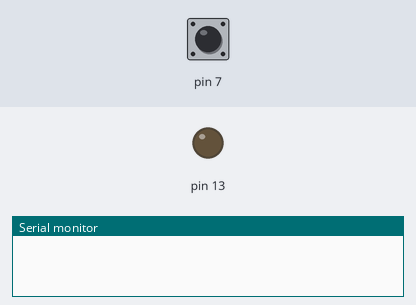
A sketch run on a simulated Arduino Uno, built with avr-gcc and run on an emulated ATmega328P. Shown: output pins drawn as LEDs (lit = HIGH), the last lines printed to the serial monitor. Inputs (shaded band) come from the test bench; at power-on: pin 7 HIGH.

Above: at 1.2 s.
1.3 s: pin 7 pulled LOW for 1 s
At 1.5 s:
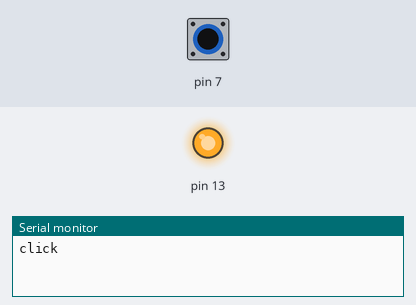
4.3 s: pin 7 pulled LOW for 3.2 s
At 7.8 s:
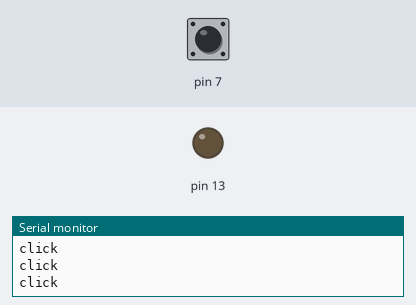
Timing chart, 0 to 9.3 s (numbered marks = the images above; inputs shaded):
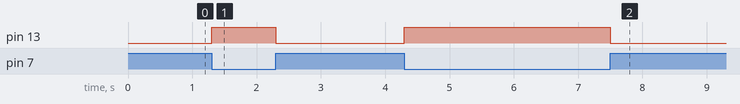

Measured:
- after the input at 1.3 s, pin 13: LOW → HIGH at once, → LOW 1.0 s later
- after the input at 4.3 s, pin 13: LOW → HIGH at once, → LOW 3.2 s later

The sketch:

button_test.ino
```cpp
/*
 * This firmware will print to serial on button actuation.
 */

// Included to keep compatibility between PIO and IDE
#include <Arduino.h>

/**
 * setup() - a poem
 * We do what we must \
 * because they make us.
 */
void setup() {
  Serial.begin(115200);
  pinMode(7, INPUT_PULLUP);
  pinMode(13, OUTPUT);
}

void loop() {
  if (digitalRead(7) == LOW)
  {
    Serial.println("click");
    digitalWrite(13, HIGH);
    delay(200);
    digitalWrite(13, LOW);
  }
  //  else {
  //   Serial.println("no click");
  // }
  // delay(1000);
}
```
